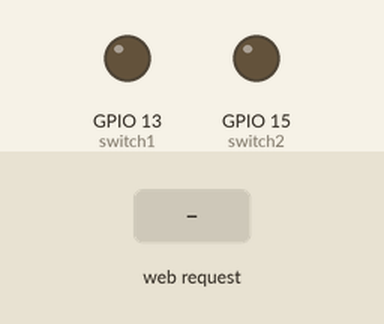
The sketch below on a simulated ESP8266 (NodeMCU). Shown: output pins drawn as LEDs (lit = HIGH). The inputs (shaded band) are chosen by the test bench. WiFi joins after 1.5 s; servers stay silent unless stated; what the sketch prints to the serial monitor is not drawn.

Above: at 2.7 s.
2.8 s: HTTP request GET /sw1on received
At 4.0 s:
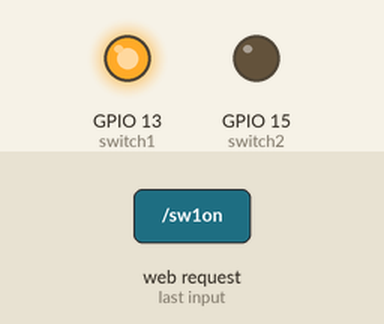
4.3 s: HTTP request GET /sw2on received
At 5.3 s:
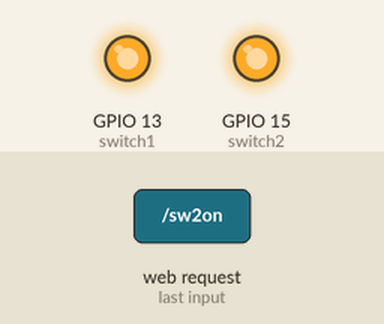
5.8 s: HTTP request GET /sw1off received
At 6.4 s:
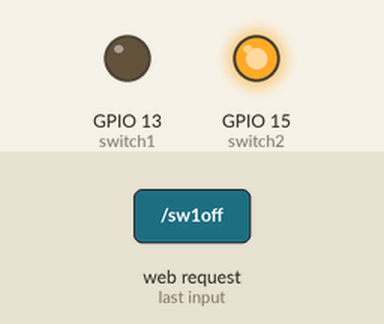
7.3 s: HTTP request GET /sw2off received
At 7.6 s:
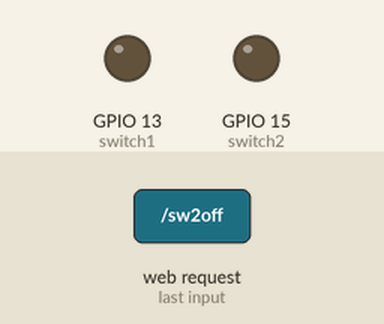
8.8 s: HTTP request GET /allon received
At 9.9 s:
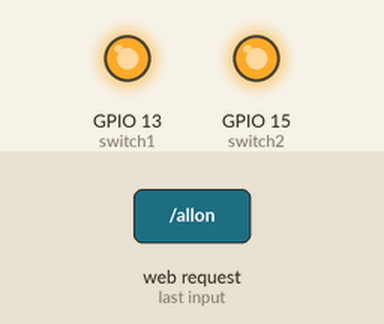
Timing chart, 0 to 11.3 s (numbered marks = the images above; inputs shaded):
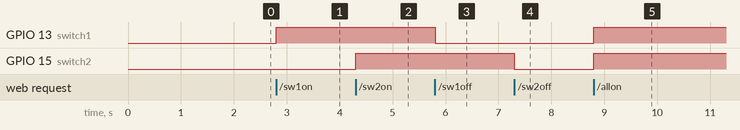

Measured:
- after the input at 2.8 s, GPIO 13 (switch1): LOW → HIGH at once
- after the input at 4.3 s, GPIO 15 (switch2): LOW → HIGH at once
- after the input at 5.8 s, GPIO 13 (switch1): HIGH → LOW at once
- after the input at 7.3 s, GPIO 15 (switch2): HIGH → LOW at once
- after the input at 8.8 s, GPIO 13 (switch1), GPIO 15 (switch2): LOW → HIGH at once

The sketch:

Wifirelay.ino
```cpp
/* =================================================
*   Controlling NodeMCU through an Android APP
*
*  Devices
*   ==> Relay1 represented by led 1
*   ==> Relay2 represented by led 2
*
*  Groups
*   ==> All Devices ON/OFF
*
*  Program by Luc Volders
*  http://lucstechblog.blogspot.nl/
*=================================================*/
#include <ESP8266WiFi.h>
WiFiClient client;
WiFiServer server(80);
const char* ssid = "XXXXXXXXXX";
const char* password = "YYYYYYYYYY";
String  command =""; // Command received from Android device

// Set led/relay Pins
int switch1 = 13;
int switch2 = 15;

void setup()
{
  Serial.begin(115200);

  pinMode(switch1, OUTPUT);
  pinMode(switch2, OUTPUT);

  digitalWrite(switch1,LOW);
  digitalWrite(switch2,LOW);

  connectWiFi();
  server.begin();
}

void loop()
{
    client = server.available();
    if (!client) return;
    command = checkClient ();

         if (command == "sw1on") digitalWrite(switch1,HIGH);
    else if (command == "sw1off") digitalWrite(switch1,LOW);
    else if (command == "sw2on") digitalWrite(switch2,HIGH);
    else if (command == "sw2off") digitalWrite(switch2,LOW);
    else if (command == "allon")
    {
      digitalWrite(switch1,HIGH);
      digitalWrite(switch2,HIGH);
    }
    else if (command == "alloff")
    {
      digitalWrite(switch1,LOW);
      digitalWrite(switch2,LOW);
    }
    sendBackEcho(command); // send command echo back to android device
    command = "";
}

/* connecting WiFi */
void connectWiFi()
{
  Serial.println("Connecting to WIFI");
  WiFi.begin(ssid, password);
  while ((!(WiFi.status() == WL_CONNECTED)))
  {
    delay(300);
    Serial.print("..");
  }
  Serial.println("");
  Serial.println("WiFi connection established");
  Serial.println("IP number is : ");
  Serial.print((WiFi.localIP()));
}

/* check command received from Android Device */
String checkClient (void)
{
  while(!client.available()) delay(1);
  String request = client.readStringUntil('\r');
  request.remove(0, 5);
  request.remove(request.length()-9,9);
  return request;
}

/* send command echo back to android device */
void sendBackEcho(String echo)
{
  client.println("HTTP/1.1 200 OK");
  client.println("Content-Type: text/html");
  client.println("");
  client.println("<!DOCTYPE HTML>");
  client.println("<html>");
  client.println(echo);
  client.println("</html>");
  client.stop();
  delay(1);
}
```
